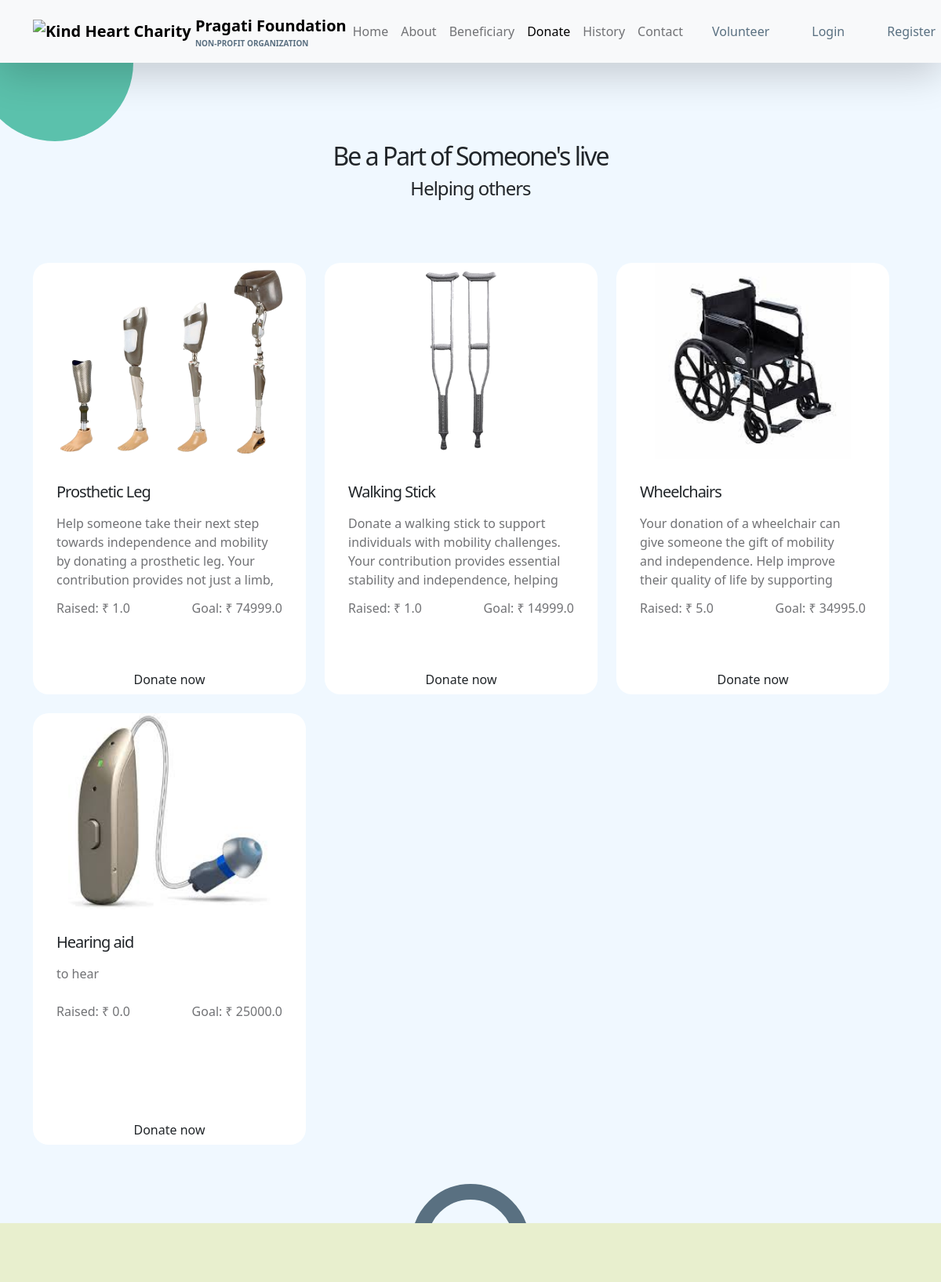
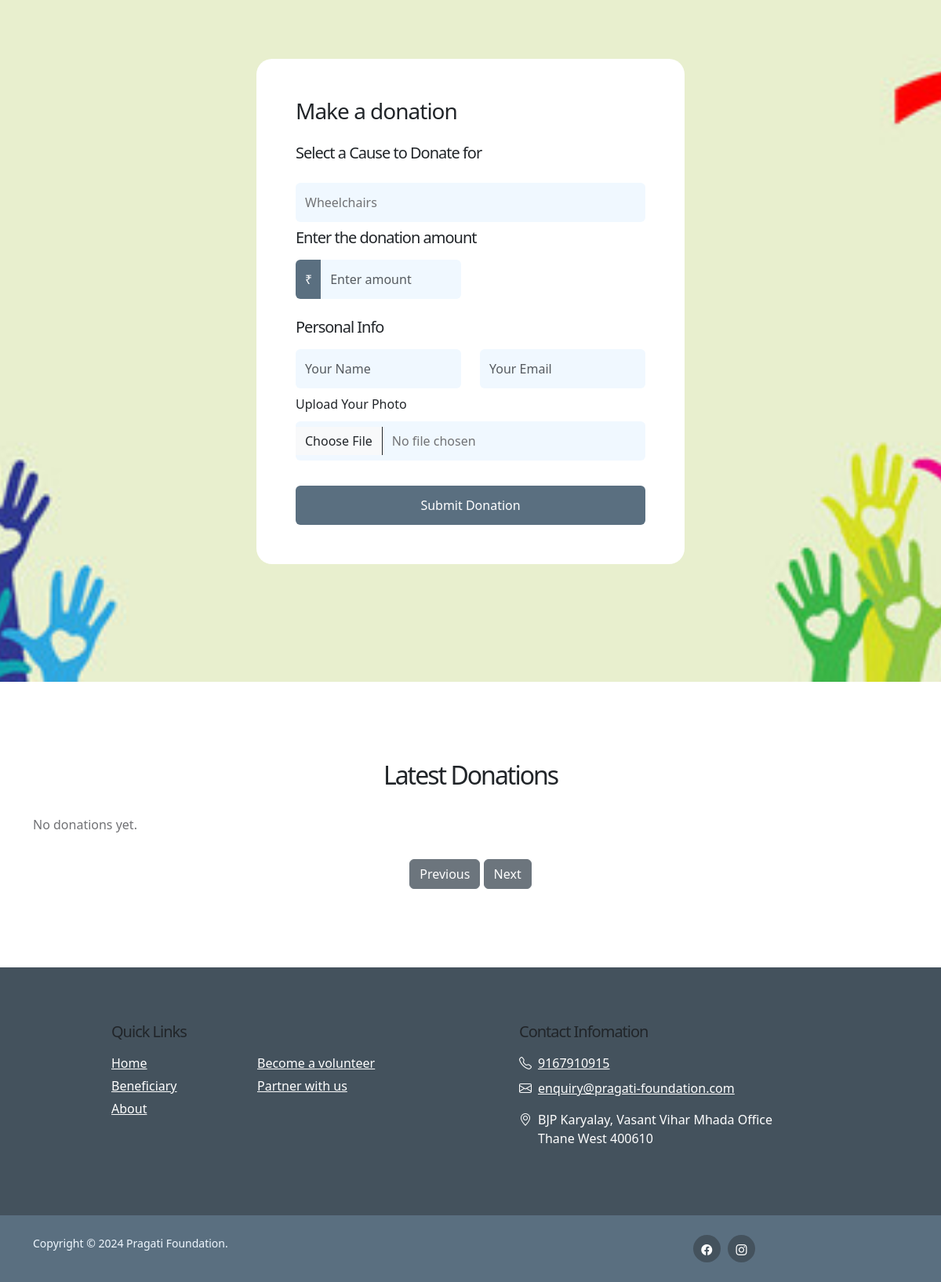
Page /donates?cause=5 on the committed database (2 pictures, top to bottom).
### heart_charity/models.py (models this page shows, shortened)
class Cause(models.Model):
    name = models.CharField(max_length=30)
    img = models.ImageField(upload_to='causes/', null=True, blank=True)  # Store cause images in a separate folder
    detail = models.CharField(max_length=500)
    raised = models.FloatField()
    goal = models.FloatField()

### heart_charity/views.py (the view, shortened to what this page needs)
# urls.py: path('donates',views.donates, name="donates" ),
def donates(request):
    causes = Cause.objects.all()
    donations = Donate.objects.all().order_by('-id')  # Order by latest first
    return render(request, 'donates.html', {"causes": causes, "donations": donations})

### templates/donates.html (shortened to what this page needs)
{% load static %}
<!doctype html>
<html lang="en">
    <head>
        <link href="{% static 'css/bootstrap.min.css' %}" rel="stylesheet">
        <link href="{% static 'css/bootstrap-icons.css' %}" rel="stylesheet">
        <link href="{% static 'css/templatemo-kind-heart-charity.css' %}" rel="stylesheet">
        <link href="https://cdn.jsdelivr.net/npm/bootstrap@5.3.0-alpha1/dist/css/bootstrap.min.css" rel="stylesheet">
    </head>
    <body>
        <nav class="navbar navbar-expand-lg bg-light shadow-lg">
            <div class="container">
                <a class="navbar-brand" href="{% url 'index' %}">
                    <img src="{% static 'images/logo.png'  %}" class="logo img-fluid" alt="Kind Heart Charity">
                    <span>
                        Pragati Foundation
                        <small>Non-profit Organization</small>
                    </span>
                </a>
                <div class="collapse navbar-collapse" id="navbarNav">
                    <ul class="navbar-nav ms-auto">
                        <li class="nav-item">
                            <a class="nav-link {% if request.resolver_match.url_name == 'home' %}active{% endif %} click-scroll" href="{% url 'index' %}">Home</a>
                        </li>
                        <li class="nav-item">
                            <a class="nav-link {% if request.resolver_match.url_name == 'about' %}active{% endif %}" href="{% url 'about' %}">About</a>
                        </li>
                        <li class="nav-item">
                            <a class="nav-link {% if request.resolver_match.url_name == 'gallery' %}active{% endif %} click-scroll" href="{% url 'gallery' %}">Beneficiary</a>
                        </li>
                        <li class="nav-item">
                            <a class="nav-link {% if request.resolver_match.url_name == 'donates' %}active{% endif %} click-scroll" href="{% url 'donates' %}">Donate</a>
                        </li>
                        <li class="nav-item">
                            <a class="nav-link {% if request.resolver_match.url_name == 'history' %}active{% endif %} click-scroll" href="{% url 'history' %}">History</a>
                        </li>
                        <li class="nav-item">
                            <a class="nav-link {% if request.resolver_match.url_name == 'contactus' %}active{% endif %} click-scroll" href="{% url 'contactus' %}">Contact</a>
                        </li>
                        <li class="nav-item ms-1">
                            <a class="nav-link custom-btn custom-border-btn btn" href="{% url 'contactus' %}">Volunteer</a>
                        </li>
                        <li class="nav-item ms-1 d-none d-lg-block">
                            <a class="nav-link custom-btn custom-border-btn btn" href="{% url 'login' %}">Login</a>
                        </li>
                        <li class="nav-item ms-1">
                            <a class="nav-link custom-btn custom-border-btn btn" href="{% url 'add_person' %}">Register</a>
                        </li>
                    </ul>
                </div>
            </div>
        </nav>
        <main>
            <section class="cta-section section-padding section-bg">
                <div class="container">
                    <div class="row">
                        <div class="col-lg-12 col-12 text-center mb-4">
                            <h2>Be a Part of Someone's live</h2>
                        <h4>
                           Helping others
                        </h4>
                        </div>
                        <div class="row g-4">
                        {% for cause in causes %}
                        <div class="col-lg-4 col-md-6 col-12 mb-4 mb-lg-0">
                            <div class="custom-block-wrap">
                                <img src="{{cause.img.url}}" class="custom-block-image img-fluid fixed-image" alt="">
                                <div class="custom-block fixed-card">
                                    <div class="custom-block-body">
                                        <h5 class="mb-3">{{cause.name}}</h5>
                                        <div class="scrollable">
                                            <p>{{cause.detail}}</p>
                                        </div>
                                        <div class="d-flex custom-block my-2">
                                            <p class="mb-0">
                                                <strong>Raised:</strong>
                                                ₹ {{cause.raised}}
                                            </p>
                                            <p class="ms-auto mb-0">
                                                <strong>Goal:</strong>
                                                ₹ {{cause.goal}}
                                            </p>
                                        </div>
                                    </div>
                                    <a href="{% url 'donates' %}?cause={{ cause.id }}#donate-form" class="custom-btn btn">Donate now</a>
                                </div>
                            </div>
                        </div>
                        {% endfor %}
                    </div>
                    </div>
                </div>
            </section>
            <section class="donate-section" id="donate-form">
                <div class="container">
                    <div class="row">
                        <div class="col-lg-6 col-12 mx-auto">
                            <form class="custom-form donate-form" action="donates" method="post" role="form" enctype="multipart/form-data">
                                <h3 class="mb-4">Make a donation</h3>
                                <div class="col-lg-12 col-12">
                                    <h5 class="mt-2 mb-3"> <label for="cause-select">Select a Cause to Donate for</label> </h5>
                                    <select name="cause" id="cause-select" class="form-control" required>
                                        {% for cause in causes %}
                                        <option value="{{ cause.id }}" {% if request.GET.cause == cause.id|stringformat:"s" %}selected{% endif %}>{{ cause.name }}</option>
                                        {% endfor %}
                                    </select>
                                </div>
                                <div class="row">
                                    <div class="col-lg-12 col-12">
                                        <h5 class="mt-2 mb-3">Enter the donation amount</h5>
                                    </div>
                                    <div class="col-lg-6 col-12 form-check-group">
                                        <div class="input-group">
                                            <span class="input-group-text" id="basic-addon1">₹</span>
                                            <input type="number"
                                            name="amount"
                                            class="form-control" placeholder="Enter amount">
                                        </div>
                                    </div>
                                    <div class="col-lg-12 col-12">
                                        <h5 class="mt-1">Personal Info</h5>
                                    </div>
                                    <div class="col-lg-6 col-12 mt-2">
                                        <input type="text" name="name" id="donation-name" class="form-control" placeholder="Your Name" required>
                                    </div>
                                    <div class="col-lg-6 col-12 mt-2">
                                        <input type="text" name="email" id="donation-email" class="form-control" placeholder="Your Email" required>
                                    </div>
                                    <div class="col-lg-12 col-12 mt-2">
                                        <label for="donation-photo">Upload Your Photo</label>
                                        <input type="file" name="photo" id="donation-photo" class="form-control" accept="image/*">
                                    </div>
                                    <div class="col-lg-12 col-12 mt-2">
                                        <input type="submit" class="form-control mt-4" value="Submit Donation" style="background: #5a6f80;color: white;">
                                    </div>
                                </div>
                            </form>
                        </div>
                    </div>
                </div>
            </section>
            <section class="section-padding">
                <div class="container">
                    <div class="row">
                        <div class="col-lg-12 col-12 text-center mb-4">
                            <h2>Latest Donations</h2>
                        </div>
                        <div id="donationCarousel" class="carousel slide" data-bs-ride="carousel">
                            <div class="carousel-inner">
                                {% for donation in donations %}
                                    {% if forloop.counter0|divisibleby:3 %}
                                        <div class="carousel-item {% if forloop.first %}active{% endif %}">
                                            <div class="row">
                                    {% endif %}
                                                <div class="col-lg-4 col-md-6 col-12 mb-4">
                                                    <div class="custom-block">
                                                        <div class="custom-block-body">
                                                            <div class="donor-info d-flex align-items-center mb-3">
                                                                {% if donation.photo %}
                                                                <img src="{{ donation.photo.url }}" alt="Donor photo" class="donor-photo rounded-circle" style="width: 50px; height: 50px;">
                                                                {% else %}
                                                                <img src="{% static 'images/default.png' %}" alt="Default photo" class="donor-photo rounded-circle" style="width: 50px; height: 50px;">
                                                                {% endif %}
                                                                <h5 class="mb-0 ms-2">{{ donation.name }}</h5>
                                                            </div>
                                                            <div class="donation-info">
                                                                <p>Email: {{ donation.email }}</p>
                                                                <p><strong>Donation Given:</strong> ₹ {{ donation.amount }}</p>
                                                                <p><strong>Donated for:</strong> {{ donation.cause.name }}</p>
                                                            </div>
                                                        </div>
                                                    </div>
                                                </div>
                                    {% if forloop.counter0|add:1|divisibleby:3 or forloop.last %}
                                            </div>
                                        </div>
                                    {% endif %}
                                {% empty %}
                                    <div class="carousel-item active">
                                        <p>No donations yet.</p>
                                    </div>
                                {% endfor %}
                            </div>
                            <div class="text-center mt-3">
                                <button class="btn btn-secondary" type="button" data-bs-target="#donationCarousel" data-bs-slide="prev">Previous</button>
                                <button class="btn btn-secondary" type="button" data-bs-target="#donationCarousel" data-bs-slide="next">Next</button>
                            </div>
                        </div>
                    </div>
                </div>
            </section>
        </main>
        <footer class="site-footer">
            <div class="container">
                <div class="row">
                    <div class="col-lg-3 col-12 mb-4" style="width: 100px;">
                    </div>
                    <div class="col-lg-4 col-md-6 col-12 mb-4">
                        <h5 class="site-footer-title mb-3">Quick Links</h5>
                        <ul class="footer-menu">
                            <li class="footer-menu-item"><a href="{% url 'index' %}" class="footer-menu-link">Home</a></li>
                            <li class="footer-menu-item"><a href="{% url 'gallery' %}" class="footer-menu-link">Beneficiary</a></li>
                            <li class="footer-menu-item"><a href="{% url 'about' %}" class="footer-menu-link">About</a></li>
                            <li class="footer-menu-item"><a href="{% url 'contactus' %}" class="footer-menu-link">Become a volunteer</a></li>
                            <li class="footer-menu-item"><a href="{% url 'donates' %}" class="footer-menu-link">Partner with us</a></li>
                        </ul>
                    </div>
                    <div class="col-lg-4 col-md-6 col-12 mx-auto">
                        <h5 class="site-footer-title mb-3">Contact Infomation</h5>
                        <p class="text-white d-flex mb-2">
                            <i class="bi-telephone me-2"></i>
                            <a href="tel: 9167910915" class="site-footer-link">
                                9167910915
                            </a>
                        </p>
                        <p class="text-white d-flex">
                            <i class="bi-envelope me-2"></i>
                            <a href="mailto:info@yourgmail.com" class="site-footer-link">
                                enquiry@pragati-foundation.com
                            </a>
                        </p>
                        <p class="text-white d-flex mt-3">
                            <i class="bi-geo-alt me-2"></i>
                            BJP Karyalay, Vasant Vihar Mhada Office Thane West 400610
                        </p>
                    </div>
                </div>
            </div>
            <div class="site-footer-bottom">
                <div class="container">
                    <div class="row">
                        <div class="col-lg-6 col-md-7 col-12">
                            <p class="copyright-text mb-0">Copyright © 2024 Pragati Foundation.
                        	</a></p>
                        </div>
                        <div class="col-lg-2 col-md-5 col-12 d-flex justify-content-end mx-auto">
                            <ul class="social-icon">
                                <li class="social-icon-item">
                                    <a href="https://www.facebook.com/foundation.pragati" target="_blank" class="social-icon-link bi-facebook"></a>
                                </li>
                                <li class="social-icon-item">
                                    <a href="https://www.instagram.com/pra.gatifoundation?utm_source=ig_web_button_share_sheet&igsh=ZDNlZDc0MzIxNw==" target="_blank" class="social-icon-link bi-instagram"></a>
                                </li>
                            </ul>
                        </div>
                    </div>
                </div>
            </div>
        </footer>
    </body>
</html>

### rows in the picture
Cause: img (picture), name "Prosthetic Leg", detail "Help someone take their next step towards independence and mobility by donating a prosthetic leg. Your contribution provides not just a limb,…", raised "1.0", goal "74999.0"
Cause: img (picture), name "Walking Stick", detail "Donate a walking stick to support individuals with mobility challenges. Your contribution provides essential stability and independence, helping…", raised "1.0", goal "14999.0"
Cause: img (picture), name "Wheelchairs", detail "Your donation of a wheelchair can give someone the gift of mobility and independence. Help improve their quality of life by supporting…", raised "5.0", goal "34995.0"
Cause: img (picture), name "Hearing aid", detail "to hear", raised "0.0", goal "25000.0"

### other values in the picture
form field cause "Wheelchairs"
